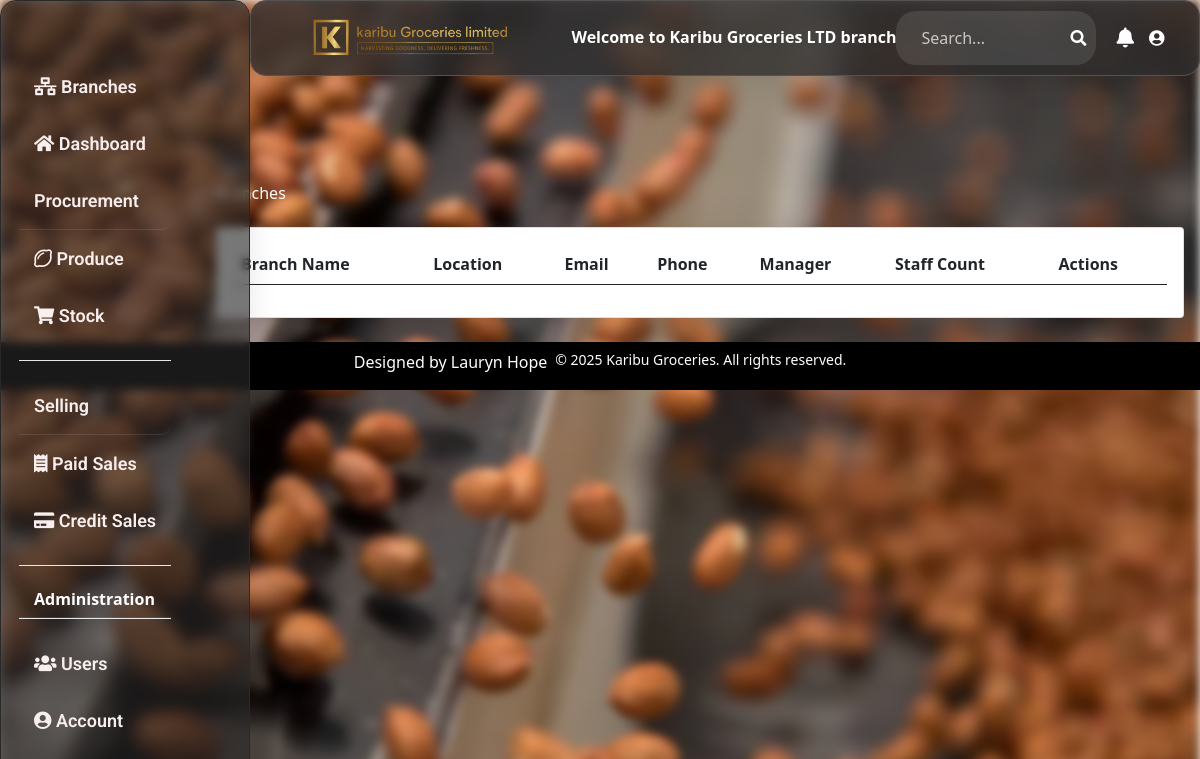
Page /branch/ (signed in) on the earlier database version.
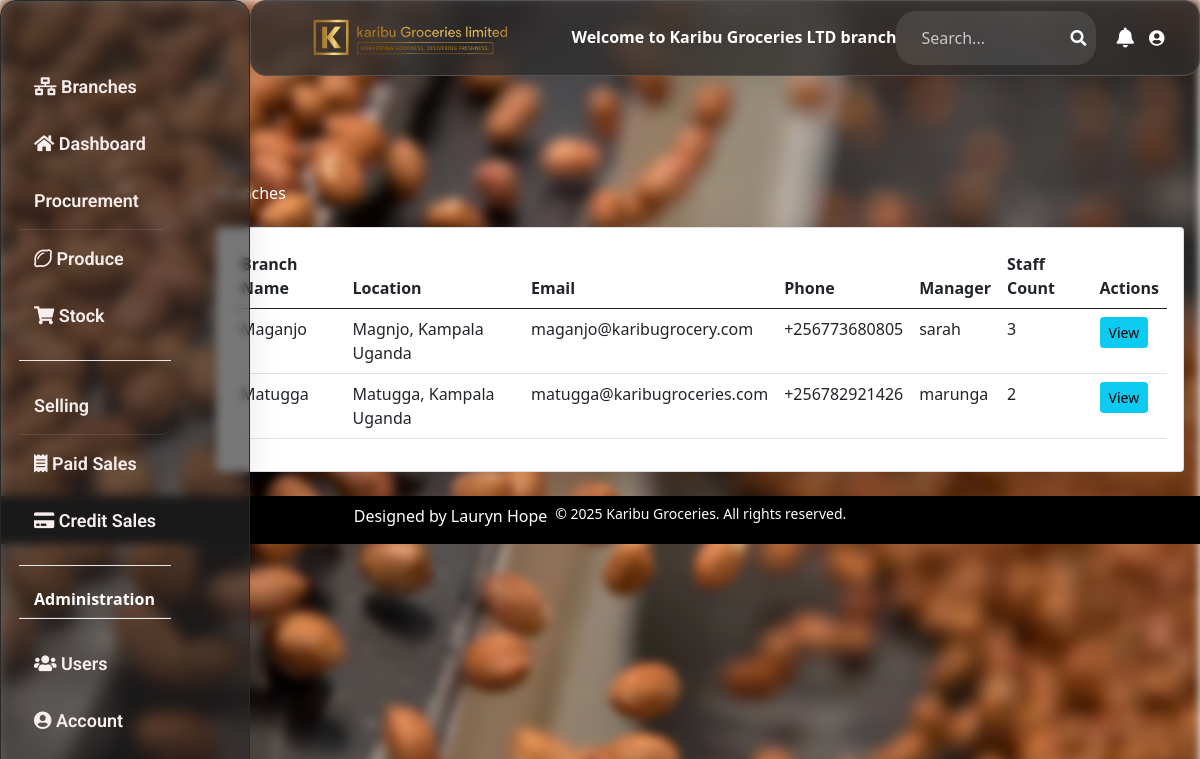
Same page on the later database version.
### happy_hoe/models.py (models this page shows, shortened)
class Branch(models.Model):
    branch_name= models.CharField(max_length=20, default="", blank=True, null=True)
    email = models.EmailField(max_length=100, unique=True)
    phone_number = models.CharField(max_length=15, blank=True, unique=True)
    location = models.CharField(max_length=50, default="", blank=True, null=True)
    def get_branch_users(self):
        return self.userprofile_set.all()
    def get_manager(self):
        return self.userprofile_set.filter(is_manager=True).first()
    class Meta:
        verbose_name_plural = 'Branches'

class Userprofile(AbstractUser):
    is_salesagent = models.BooleanField(null=True, default=True)
    is_manager = models.BooleanField(null=True, default=True)
    is_director = models.BooleanField(null=True, default=True)
    last_activity = models.DateTimeField(null=True, blank=True)
    is_online = models.BooleanField(default=True)
    status = models.CharField(
        max_length=20,
        choices=(
            ('online', 'Online'),
            ('offline', 'Offline'),
        ),
        default='offline'
    )
    username = models.CharField(max_length=50, unique=True, blank=True)
    branch = models.ForeignKey(Branch, on_delete=models.CASCADE,max_length=20, blank=True, null=True ,default=1)
    email = models.EmailField(max_length=100, unique=True)
    gender_choices = (('Female','Female'), ('Male','Male'))
    gender = models.CharField(max_length=10, blank=True, choices=gender_choices)
    phone = models.CharField(max_length=10, unique=True)
    address = models.CharField(max_length=100, blank=True)
    class Meta:
        db_table = 'userprofile'
        verbose_name = 'User'
        verbose_name_plural = 'Users'

### happy_hoe/views.py (the view)
# urls.py: path('branch/', views.all_branches, name='branches'),
@login_required
def all_branches(request):
    branches = Branch.objects.all()
    return render(request, 'happy_hoeapp/branch.html', {'branches': branches})

### happy_hoe/templates/happy_hoeapp/branch.html
{% extends 'happy_hoeapp/base.html' %}
{% load static %}
{% block content %}
<div class="container mt-4">
    <div class="d-flex justify-content-between align-items-center mb-4">
        <h2 class="text-white">Branches</h2>
    </div>
    <div class="card shadow-lg">
        <div class="card-body">
            <div class="table-responsive">
                <table class="table table-hover">
                    <thead>
                        <tr>
                            <th>Branch Name</th>
                            <th>Location</th>
                            <th>Email</th>
                            <th>Phone</th>
                            <th>Manager</th>
                            <th>Staff Count</th>
                            <th>Actions</th>
                        </tr>
                    </thead>
                    <tbody>
                        {% for branch in branches %}
                        <tr>
                            <td>{{ branch.branch_name }}</td>
                            <td>{{ branch.location }}</td>
                            <td>{{ branch.email }}</td>
                            <td>{{ branch.phone_number }}</td>
                            <td>{{ branch.get_manager.username|default:"No Manager" }}</td>
                            <td>{{ branch.get_branch_users.count }}</td>
                            <td>
                                <div class="btn-group">
                                    <a href="/manager_dashboard/" class="btn btn-sm btn-info">View</a>
                                </div>
                            </td>
                        </tr>
                        {% endfor %}
                    </tbody>
                </table>
            </div>
        </div>
    </div>
</div>
{% endblock %}

### happy_hoe/templates/happy_hoeapp/base.html (shortened to what this page needs)
{% load static %}
<!DOCTYPE html>
<html lang="en">
<head>
<link rel="stylesheet" href="https://cdnjs.cloudflare.com/ajax/libs/twitter-bootstrap/5.1.0/css/bootstrap.min.css">
<link rel="stylesheet" href="https://cdnjs.cloudflare.com/ajax/libs/font-awesome/5.15.4/css/all.min.css">
<link href="https://cdn.jsdelivr.net/npm/tailwindcss@^2/dist/tailwind.min.css" rel="stylesheet">
<link rel="stylesheet" href="{% static 'css/base.css' %}">
</head>
<body >
    <div class="header fixed-top mt-0 mb-10"  id="nav-effect">
        {% if user.is_authenticated %}
        <img src="{% static 'images/kgl.png' %}" alt="Logo" class="logo" />
        <strong><h2 class="text-white text-center ml-3 display-7">Welcome to  Karibu Groceries LTD  {% if user.is_manager or user.is_salesagent %} {{ user.branch.branch_name }} branch  {% endif %}</h2></strong>
        <div class="search-container">
            <form method="GET" action="{% url 'search' %}" class="d-flex">
                <input type="text"
                       name="q"
                       placeholder="Search..."
                       value="{{ request.GET.q }}"
                       class="form-control me-2">
                <button type="submit" class="btn btn-outline-light">
                    <i class="fas fa-search"></i>
                </button>
            </form>
        </div>
        <div class="user-settings">
            <i class="fas fa-bell"></i>
            <a class=" text-white" href="{% url 'user_profile' request.user.id %}"><i class="fas fa-user-circle" style="width: 30px; margin-right: 10px;"></i></a>
        </div>
    </div>
    <div class="container-fluid px-0 ">
        <div class="row g-0 ml-0">
            <div class="col-md-2 w-[150px] px-0 ">
                <br><br><br>
                <div class="sidebar w " id="glass-effect">
                    <div class="body">
                        <nav class="navbar ">
                            <div class="container-fluid">
                                <ul>
                                    {% if user.is_director %}
                                    <a class="" href="/branches/"><li><i class="fas fa-network-wired"></i> Branches</li></a>
                                    {% endif %}
                                    {% if user.is_director  or user.is_manager %}
                                    <a class="" href="/owner_dashboard/"><li><i class="fas fa-home"></i> Dashboard</li></a>
                                    {% elif user.is_salesagent  %}
                                    <a class="" href="/owner_dashboard/"><li><i class="fas fa-home"></i> Dashboard</li></a>
                                    {% endif %}
                                    {% if user.is_manager  %}
                                    <li class="nav-heading text-decoration: underline;">Procurement</li>
                                    <a href="/procurement/"><li class="active"><i class="far fa-lemon"></i> Produce</li></a>
                                    <a class="" href="/home/"><li><i class="fas fa-shopping-cart"></i> Stock</li></a>
                                    {% endif %}
                                    {% if user.is_manager or user.is_salesagent %}
                                    <div class="border-b my-3"></div>
                                    <li class="nav-heading">Selling</li>
                                    <a href="/sales/"><li class="active"><i class="fas fa-receipt"></i> Paid Sales</li></a>
                                    <a href="{% url 'credit_sales' %}"><li><i class="fas fa-credit-card"></i> Credit Sales</li></a>
                                    {% endif %}
                                    <div class="border-b my-3"></div>
                                    {% if user.is_manager or user.is_director %}
                                    <div class="border-b my-3"><strong ><h1 class="nav-heading text-white">Administration</h1></strong></div>
                                    <a href="/users/"><li><i class="fas fa-users"></i> Users</li></a>
                                    {% endif %}
                                    <a class="" href="{% url 'user_profile' request.user.id %}"><li><i class="fas fa-user-circle"></i> Account</li></a>
                                    <br><br><br><br><br><br>
                                </ul>
                            </div>
                        </nav>
                    </div>
                </div>
            </div>
            {% endif %}
           <div class="col-md-10">
            <br><br><br>
                <div class="container2 container-fluid p-3 flex-grow-1">
                    {% block content %}
                    {% endblock %}
                </div>
           </div>
        </div>
    </div>
    <footer class="bg-black bg-opacity-70 text-center p-2 mt-2">
        <div class="flex justify-center space-x-2 mb-2">
            <a href="#" class="text-white hover:underline">Designed by Lauryn Hope</a>
            <p class="text-sm text-white">© 2025 Karibu Groceries. All rights reserved.</p>
        </div>
    </footer>
</body>
</html>

### happy_hoe/static/css/base.css (style rules this page uses)
html, body { height: 100%; width: 100%; margin: 0; }
body::before { content: ""; position: fixed; top: 0; left: 0; right: 0; bottom: 0; width: 100%; height: 100%; top: 0; left: 0; right: 0; bottom: 0; background: url('/static/images/f1.webp') no-repeat center center fixed; background-size: cover; filter: blur(5px); z-index: -1; }
.logo { margin: 0 auto; width: 200px; height: auto; height: 50px; object-fit: contain; }
.sidebar { border-radius: 0; margin-left: 0; position: fixed; top: 0; left: 0; height: 100vh; width: 250px; overflow-y: auto; z-index: 1000; padding: 1rem; background: rgba(255, 255, 255, 0.1); backdrop-filter: blur(10px); }
.col-md-10 { margin-left: 200px; width: calc(100% - 200px); }
.nav-heading { color: #4F46E5; font-weight: bold; padding: 8px 15px; border-bottom: 1px solid rgba(255, 255, 255, 0.1); margin: 0; cursor: default; }
.header { align-items: center; margin-left: 250px; width: calc(100% - 250px); background: rgba(0, 0, 0, 0.8); }
.header { border-radius: 10px 10px 0px 0px; background-color: #2A3942; }
.navbar { border-radius: 20px 20px 10px 10px; padding: 2px; }
#glass-effect { background: rgba(42, 41, 41, 0.63); border-radius: 16px; box-shadow: 0 4px 30px rgba(0, 0, 0, 0.1); backdrop-filter: blur(4.7px); -webkit-backdrop-filter: blur(4.7px); border: 1px solid rgba(42, 41, 41, 1); }
.body li { transition: 1s all; font-family: 'Roboto', sans-serif; font-size: 18px; padding: 15px; margin-top: 0px; color: #f8eeee; font-size: 20px; font-weight: 500; list-style: none; display: block; border-top-right-radius: 10px 10px; border-bottom-right-radius: 10px 10px; }
.body ul li { font-weight: 600; font-size: 18px; }
.header { display: flex; justify-content: space-between; align-items: center; padding: 10px; }
.search-container { position: relative; margin-right: 20px; display: flex; justify-content: flex; align-items: center; width: 200px; }
.search-container input { padding: 10px; border: 1px solid #2f89fc; border-radius: 5px; color: #fff; background: #2A3942; }
.search-container .fa-search { position: absolute; right: 10px; top: 50%; transform: translateY(-50%); color: white; }
.user-settings { display: flex; align-items: center; }
.user-settings .fa-bell { font-size: 20px; margin-right: 15px; color: white; }
footer { position: relative; bottom: 0; width: 100%; background-color: rgba(0, 0, 0, 0.7); text-align: center; padding: 2em 0; }
#nav-effect { background: rgba(46, 44, 44, 0.78); border-radius: 16px; box-shadow: 0 4px 30px rgba(0, 0, 0, 0.1); backdrop-filter: blur(8.8px); -webkit-backdrop-filter: blur(8.8px); border: 1px solid rgba(85, 82, 82, 1); }
.search-container { display: flex; align-items: center; background: rgba(255, 255, 255, 0.1); border-radius: 20px; padding: 5px 15px; }
.search-container input, .search-container select { background: transparent; border: none; color: white; }
.search-container input::placeholder { color: rgba(255, 255, 255, 0.7); }
.search-container button { border: none; background: transparent; color: white; }

Differences in the rows shown:
added Branch: branch_name "Maganjo", location "Magnjo, Kampala Uganda", email "maganjo@karibugrocery.com", phone_number "+256773680805", get_manager.username "sarah", get_branch_users.count "3"
added Branch: branch_name "Matugga", location "Matugga, Kampala Uganda", email "matugga@karibugroceries.com", phone_number "+256782921426", get_manager.username "marunga", get_branch_users.count "2"
